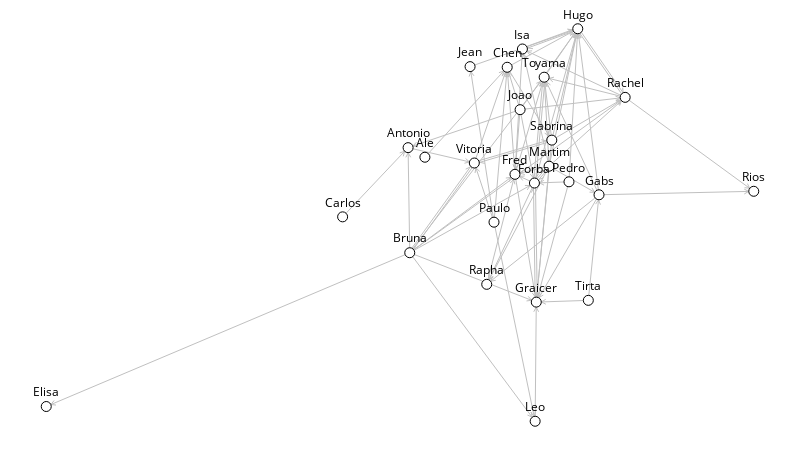

The notebook cell saved with this chart:
### Code cell
one = sn.load_graph('one-mode.gml')
two = sn.load_graph('two-mode.gml')
sn.show_graph(one, nlab=True)

### Figure 1 — Plotly figure (JSON) as saved in the notebook; plotly's stock layout.template omitted (floating-point values rounded to 4 significant figures; data arrays with more than 128 entries replaced by an {"elided": "..."} marker saying what was removed)
{"data": [{"hoverinfo": "none", "line": {"color": "rgb(192, 192, 192)", "width": 1}, "mode": "lines", "x": {"elided": "678 float values"}, "y": {"elided": "678 float values"}}, {"hoverinfo": "none", "marker": {"color": "rgb(255, 255, 255)", "line": {"color": "rgb(0, 0, 0)", "width": 1}, "size": 10}, "mode": "markers+text", "text": ["Rachel", "Jean", "Bruna", "Leo", "Joao", "Rapha", "Carlos", "Fred", "Toyama", "Vitoria", "Hugo", "Gabs", "Elisa", "Paulo", "Sabrina", "Forba", "Rios", "Ale", "Graicer", "Antonio", "Martim", "Pedro", "Isa", "Chen", "Tirta"], "textfont": {"color": "rgb(0, 0, 0)"}, "textposition": "top center", "x": [0.8182, 0.599, 0.5138, 0.691, 0.6697, 0.6226, 0.4189, 0.6625, 0.7038, 0.605, 0.7513, 0.7813, 0, 0.6329, 0.7146, 0.69, 1, 0.5352, 0.6926, 0.5114, 0.7108, 0.7388, 0.673, 0.6515, 0.7662], "y": [0.8252, 0.9035, 0.4293, 0, 0.7938, 0.3488, 0.5208, 0.6291, 0.8766, 0.6579, 1, 0.577, 0.03756, 0.5072, 0.7162, 0.6069, 0.5859, 0.6727, 0.3036, 0.6971, 0.6498, 0.61, 0.9484, 0.9019, 0.308]}], "layout": {"height": 450, "margin": {"b": 0, "l": 0, "r": 0, "t": 0}, "showlegend": false, "width": 800, "xaxis": {"showgrid": false, "showticklabels": false, "zeroline": false}, "yaxis": {"showgrid": false, "showticklabels": false, "zeroline": false}}}
